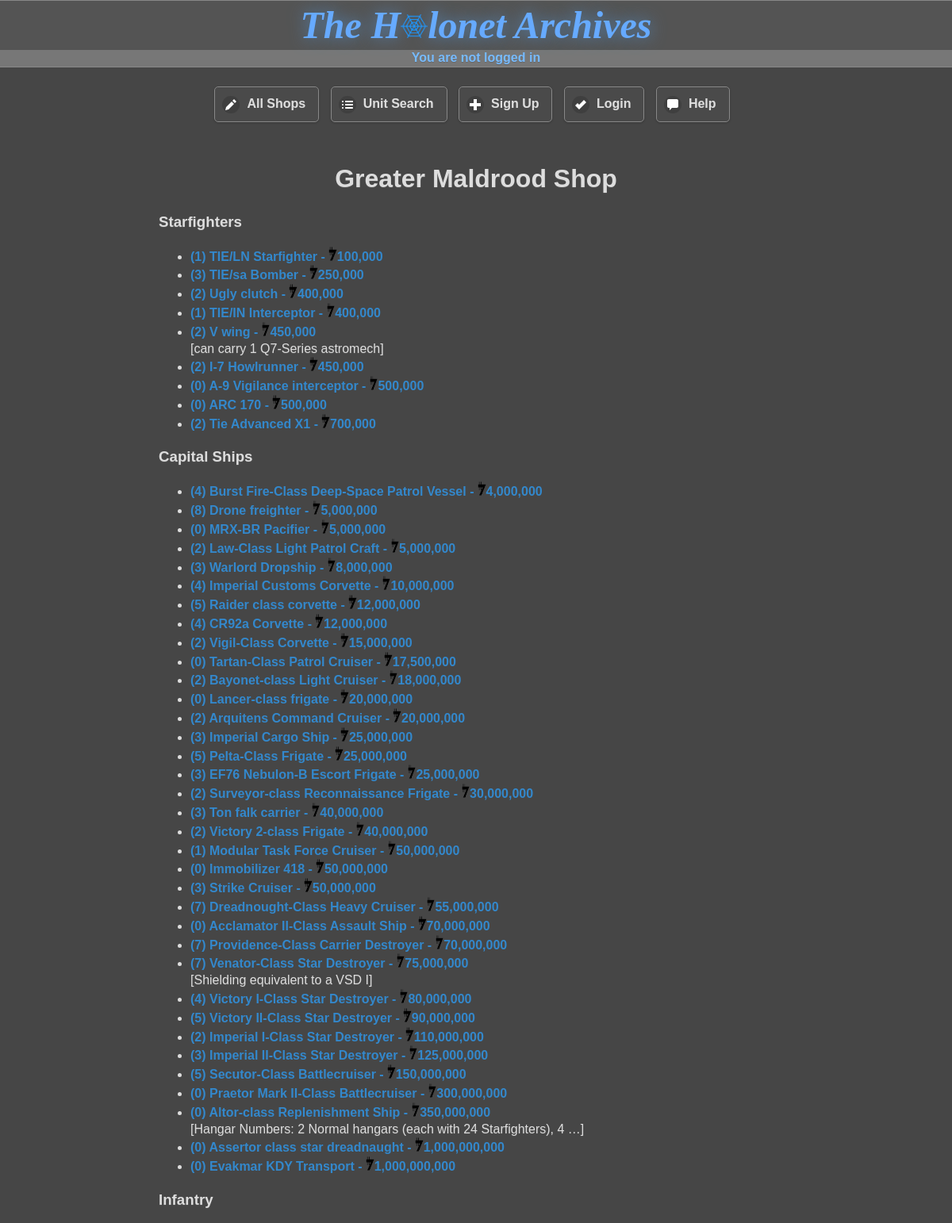
The page /public_html/shop_page?sid=55 (upper part) on the database its author committed.
### tables this page shows
CREATE TABLE `unit` (
  `unit_id` smallint(5) unsigned NOT NULL AUTO_INCREMENT,
  `unit_type` smallint(5) unsigned DEFAULT NULL,
  `name` varchar(128) DEFAULT NULL,
  `alias` varchar(32) DEFAULT NULL,
  `price` bigint(20) unsigned DEFAULT NULL,
  `modslots` tinyint(3) unsigned DEFAULT NULL,
  `uc_limit` smallint(5) unsigned DEFAULT NULL,
  `length` float DEFAULT NULL,
  `height` float DEFAULT NULL,
  `width` float DEFAULT NULL,
  `hyperdrive` float DEFAULT NULL,
  `backup` float DEFAULT NULL,
  `mglt` tinyint(3) unsigned DEFAULT NULL,
  `kmh` smallint(5) unsigned DEFAULT NULL,
  `shield` tinyint(3) unsigned DEFAULT NULL,
  `hull` tinyint(3) unsigned DEFAULT NULL,
  `sbd` smallint(5) unsigned DEFAULT NULL,
  `ru` smallint(5) unsigned DEFAULT NULL,
  `points` float DEFAULT NULL,
  `is_special` tinyint(3) unsigned DEFAULT NULL,
  `notes` varchar(1024) DEFAULT NULL,
  `wiki_link` varchar(128) DEFAULT NULL,
  `max_height` float DEFAULT NULL,
  `access` int(10) unsigned DEFAULT NULL,
  `mass` int(10) unsigned DEFAULT NULL,
  PRIMARY KEY (`unit_id`),
  KEY `unit_type` (`unit_type`),
  KEY `shield` (`shield`),
  KEY `hull` (`hull`),
  CONSTRAINT `unit_ibfk_1` FOREIGN KEY (`unit_type`) REFERENCES `unit_type` (`unit_type`),
  CONSTRAINT `unit_ibfk_2` FOREIGN KEY (`shield`) REFERENCES `strength` (`strength_no`),
  CONSTRAINT `unit_ibfk_3` FOREIGN KEY (`hull`) REFERENCES `strength` (`strength_no`)
);

### php/functions.php (the view, shortened to what this page needs)
<?php
    function sanitise_string(&$pdo, $var) {
        $var = strip_tags($var);
        $var = htmlentities($var, ENT_QUOTES);
        $result = $pdo->quote($var);
        return str_replace("'", "", $result);
    }
    function generate_random_string() {
        return substr(md5(rand()), 0, 7);
    }
    function check_user_status() {
        if (isset($_SESSION['user'])) {
            $user = $_SESSION['user'];
            $logged_in = TRUE;
            $userstr = ": " . $user;
            $logged_in_as = "You are logged in as $user";
        }
        else {
            $user = '';
            $userstr = "";
            $logged_in = FALSE;
            $logged_in_as = "You are not logged in";
        }
        return array($user, $userstr, $logged_in, $logged_in_as);
    }
    function get_shop_stats(&$pdo, $shop_id) {
        $result = $pdo->query(<<<_END
        SELECT
            u.unit_id,
            u.name,
            ut.type_description,
            u.modslots,
            s.shop_name,
            u.price,
            u.notes,
            u.uc_limit
        FROM
            units_in_shop AS us
        JOIN shop AS s
        ON
            s.shop_id = us.shop_id
        JOIN unit AS u
        ON
            us.unit_id = u.unit_id
        LEFT JOIN unit_type AS ut
        ON
            ut.unit_type = u.unit_type
        WHERE
            s.shop_id = $shop_id
        ORDER BY
            u.unit_type
        _END);
        $units = [];
        while ($row = $result->fetch()) {
            $units[] = $row;
        }
        $shop_name = $units[0]['shop_name'];
        foreach ($units as $index => $unit) {
            unset($units[$index]['shop_name']);
        }
        return array($shop_name, $units);
    }
    function collect_unit_types($units) {
        $unit_types = [];
        foreach ($units as $unit) {
            if (!in_array($unit['type_description'], $unit_types)) {
                $unit_types[] = $unit['type_description'];
            }
        }
        return $unit_types;
    }
    function sort_units_by_attribute(&$units, $attr) {
        $arr_size = sizeof($units);
        for ($i = 1; $i < $arr_size; $i++) {
            $lower = 0;
            $upper = $i-1;
            while ($lower <= $upper) {
                $middle = intval(($lower + $upper)/2);
                if ($units[$i][$attr] >= $units[$middle][$attr]) $lower = $middle + 1;
                else $upper = $middle - 1;
            }
            if ($units[$i][$attr] >= $units[$middle][$attr]) $position = $middle + 1;
            else $position = $middle;
            for ($j = $i; $j > $position; $j--) {
                swap_array_values($units, $j, $j-1);
            }
        }
        return $units;
    }
    function search_for_units($units, $attr, $value) {
        $found_at = FALSE;
        foreach ($units as $index => $unit) {
            if ($unit[$attr] == $value) {
                $found_at = $index;
                break;
            }
        }
        return $found_at;
    }
    function get_units_of_attr($units, $attr, $value) {
        $found_at = search_for_units($units, $attr, $value);
        $units_of_attr = [];
        while ($found_at !== FALSE) {
            $units_of_attr[] = $units[$found_at];
            unset($units[$found_at]);
            $found_at = search_for_units($units, $attr, $value);
        }
        return $units_of_attr;
    }
    function display_shop_unit($unit) {
        $C = 'constant';
        $unit_id = $unit['unit_id'];
        $str = "<li><a class='unit-links' data-transition='slide' href='{$C('WEBSITE_ROOT')}/unit_page?uid=$unit_id'>(" . $unit['modslots'] . ") ";
        $str .= $unit['name'];
        $price = $unit['price'];
        if ($price != 0) $str .= " - <img src='{$C('WEBSITE_ROOT')}/data/images/credit_symbol.png' alt='credits' height='18px'  />" . number_format($price);
        $str .= "</a>";
        if (not_null($unit['notes']) && $unit['notes'] !== '') {
            $str .= "<br  />[" . substr($unit['notes'], 0, 64);
            $str .= strlen($unit['notes']) > 64 ? "&hellip;]" : "]";
        }
        $str .=  "</li>";
        return $str;
    }
    function normalise_unit_types($type) {
        switch ($type) {
            case 'Small Vehicle':
                return 'Vehicle';
            case 'Medium Vehicle':
                return 'Vehicle';
            default:
                return $type;
        }
    }
    function display_shop($shop_name, $units) {
        foreach ($units as $index => $unit) {
            $units[$index]['type_description'] = normalise_unit_types($unit['type_description']);
        }
        $types = collect_unit_types($units);
        sort_unit_types($types);
        echo "<h1 class='centre'>$shop_name</h1>";
        foreach ($types as $type) {
            echo "<div><h3>" . pluralise($type) . "</h3><ul>";
            $units_of_type = get_units_of_attr($units, 'type_description',  $type);
            sort_units_by_attribute($units_of_type, 'price');
            foreach ($units_of_type as $unit) {
                echo display_shop_unit($unit);
            }
            echo "</ul></div>";
        }
    }
    function validate_id(&$pdo, $id, $table) {
        $query = $pdo->query("SELECT * FROM $table WHERE $table" . "_id = '$id'");
        if (!is_numeric($id)) {
            return "ID must be an integer, please try again.";
        } elseif ($query->rowCount() == 0) {
            return "That entry does not exist, please try again";
        } else return '';
    }
    function pluralise($phrase) {
        if (strtolower(substr($phrase, -1)) == 's') {
            return $phrase;
        } elseif (strtolower($phrase) == 'crew') {
            return $phrase;
        } elseif (strtolower($phrase) == 'infantry') {
            return $phrase;
        } else return $phrase . "s";
    }
    function not_null($val) { return (!($val === NULL)); }

### php/header.php (shortened to what this page needs)
<?php
    require_once 'functions.php';
    $pdo = initialise_mysql_connection(MYSQL_HOST, MYSQL_DATABASE, MYSQL_USER, MYSQL_PASS);
    $C = 'constant';
    echo <<<_ECHO
    <!DOCTYPE html>
    <html lang='eng' dir='ltr'>
        <head>
            <meta charset='utf-8'  />
            <meta name='viewport' content='width=device-width, initial-scale=1'  />
            <link rel='stylesheet' href='{$C('WEBSITE_ROOT')}/_/js/jquery_mobile/jquery.mobile-1.4.5.css'  />
            <link rel='stylesheet' href='{$C('WEBSITE_ROOT')}/_/css/holonet-original.css'  />
            <link rel='stylesheet' href='{$C('WEBSITE_ROOT')}/_/css/jquery.mobile.icons.min.css'  />
            <link rel='stylesheet' href='{$C('WEBSITE_ROOT')}/_/css/styles.css'  />
            <link rel='icon' href='{$C('WEBSITE_ROOT')}/data/images/favicon.ico' type='image/ico'  />
            <script type='text/javascript' src='{$C('WEBSITE_ROOT')}/_/js/OSC.js'></script>
            <script type='text/javascript' src='{$C('WEBSITE_ROOT')}/_/js/javascript.js'></script>
            <script type='text/javascript' src='{$C('WEBSITE_ROOT')}/_/js/jquery/jquery-2.1.4.js'></script>
            <script type='text/javascript' src='{$C('WEBSITE_ROOT')}/_/js/jquery_mobile/jquery.mobile-1.4.5.js'></script>
    _ECHO;
    $randstr = generate_random_string();
    list($user, $userstr, $logged_in, $logged_in_as) = check_user_status();
    $privilege = $logged_in ? check_user_privilege($pdo, $user) : [];
    echo <<<_ECHO
            <title>The Holonet Archives$userstr</title>
        </head>
        </body>
            <div data-role='page'>
                <div data-role='header'>
                    <div class='centre'>
                        <a class='no-show' href='{$C('WEBSITE_ROOT')}?r=$randstr'>
                            <span id='logo'>The H<img height='30px' id='net' src='{$C('WEBSITE_ROOT')}/data/images/logo.png' alt='o'  />lonet Archives</span>
                        </a>
                    </div>
                    <div id='center-username' class='username'>$logged_in_as</div>
                </div>
                <div data-role='content'>
    _ECHO;
    if ($logged_in) {
        echo "<div class='centre'>";
        if (in_array(3, $privilege)) {
            echo "<a data-role='button' data-inline='true' data-icon='edit' data-transtition='slidefade' href='{$C('WEBSITE_ROOT')}/modify_unit?r=$randstr'>Modify Unit</a>";
        }
        echo <<<_ECHO
                        <a data-role='button' data-inline='true' data-icon='tag' data-transtition='slidefade' href='{$C('WEBSITE_ROOT')}/shop_page?r=$randstr'>All Shops</a>
                        <a data-role='button' data-inline='true' data-icon='bullets' data-transtition='slidefade' data-ajax='false' href='{$C('WEBSITE_ROOT')}/unit_lookup?r=$randstr'>Unit Search</a>
                        <a data-role='button' data-inline='true' data-icon='action' data-transtition='slidefade' href='{$C('WEBSITE_ROOT')}/profile/log_out.php?r=$randstr'>Log out</a>
                        <a data-role='button' data-inline='true' data-icon='comment' data-transtition='slidefade' href='{$C('WEBSITE_ROOT')}/help/?r=$randstr'>Help</a>
                    </div>
        _ECHO;
    }
    else {
        echo <<<_ECHO
                    <div class='centre'>
                        <a data-role='button' data-inline='true' data-icon='edit' data-transtition='slidefade' href='{$C('WEBSITE_ROOT')}/shop_page?r=$randstr'>All Shops</a>
                        <a data-role='button' data-inline='true' data-icon='bullets' data-transtition='slidefade' data-ajax='false' href='{$C('WEBSITE_ROOT')}/unit_lookup?r=$randstr'>Unit Search</a>
                        <a data-role='button' data-inline='true' data-icon='plus' data-transtition='slidefade' href='{$C('WEBSITE_ROOT')}/profile/sign_up.php?r=$randstr'>Sign Up</a>
                        <a data-role='button' data-inline='true' data-icon='check' data-transtition='slidefade' href='{$C('WEBSITE_ROOT')}/profile/login.php?r=$randstr'>Login</a>
                        <a data-role='button' data-inline='true' data-icon='comment' data-transtition='slidefade' href='{$C('WEBSITE_ROOT')}/help/?r=$randstr'>Help</a>
                    </div>
        _ECHO;
    }

### public_html/shop_page/index.php (shortened to what this page needs)
<?php
    require_once '../../php/functions.php';
    require_once DOCUMENT_ROOT . 'php/header.php';
    if (isset($_GET['sid'])) {
        $shop_id = sanitise_string($pdo, $_GET['sid']);
        if ($shop_id == 47) {
            echo "<iframe class='youtube-embed-full' class='full-screen-image' src='https://www.youtube.com/embed/DJfg39WkMvE' title='YouTube video player' frameborder='0' allow='accelerometer; autoplay; clipboard-write; encrypted-media; gyroscope; picture-in-picture' allowfullscreen></iframe></div>";
            $no_footer = TRUE;
        } else {
            $is_valid_id = validate_id($pdo, $shop_id, 'shop');
            if ($is_valid_id == '') {
                $shop = get_shop_stats($pdo, $shop_id);
                echo "<br  />";
                echo <<<_END
                                <div class='shop'>
                _END;
                display_shop($shop[0], $shop[1]);
                echo <<<_END
                                </div>
                            </div>
                _END;
            } else {
                echo "<h4 class='centre'>$is_valid_id</h4></div>";
            }
        }
    }
    include_once DOCUMENT_ROOT . 'php/footer.php';

### php/footer.php (shortened to what this page needs)
<?php
    require_once 'functions.php';
    if (!isset($no_footer)) {
        echo "<div data-role='footer'>";
        echo "<div class='centre'>By using this website, you agree to the terms of service listed here: <a href='{$C('WEBSITE_ROOT')}/terms_of_use'>{$C('WEBSITE_ROOT')}/terms_of_use</a>";
    }
    echo <<<_END
                    <!--- Did you ever hear the tragedy of Darth Plagueis The Wise? I thought not. It’s not a story the Jedi would tell you. It’s a Sith legend. Darth Plagueis was a Dark Lord of the Sith, so powerful and so wise he could use the Force to influence the midichlorians to create life… He had such a knowledge of the dark side that he could even keep the ones he cared about from dying. The dark side of the Force is a pathway to many abilities some consider to be unnatural. He became so powerful… the only thing he was afraid of was losing his power, which eventually, of course, he did. Unfortunately, he taught his apprentice everything he knew, then his apprentice killed him in his sleep. Ironic. He could save others from death, but not himself.-->
                </div>
            </div>
        </body>
    </html>
    _END;

### public_html/_/css/holonet-original.css (style rules this page uses)
html { font-size: 100%; }
body, input, select, textarea, button, .ui-btn { font-size: 1em; line-height: 1.3; font-family: sans-serif ; }
.ui-btn, label.ui-btn { font-weight: bold; border-width: 1px; border-style: solid; }
.ui-btn { text-decoration: none !important; }
.ui-corner-all { -webkit-border-radius: .6em ; border-radius: .6em ; }
.ui-btn-corner-all, .ui-btn.ui-corner-all, .ui-slider-track.ui-corner-all, .ui-flipswitch.ui-corner-all, .ui-li-count { -webkit-border-radius: .3125em ; border-radius: .3125em ; }
.ui-btn-corner-all, .ui-corner-all { -webkit-background-clip: padding; background-clip: padding-box; }
.ui-shadow { -webkit-box-shadow: 0 1px 3px rgba(0,0,0,.2) ; -moz-box-shadow: 0 1px 3px rgba(0,0,0,.2) ; box-shadow: 0 1px 3px rgba(0,0,0,.2) ; }
.ui-btn-icon-left:after, .ui-btn-icon-right:after, .ui-btn-icon-top:after, .ui-btn-icon-bottom:after, .ui-btn-icon-notext:after { background-color: #666666 ; background-color: rgba(0,0,0,.15) ; background-position: center center; background-repeat: no-repeat; -webkit-border-radius: 1em; border-radius: 1em; }
.ui-bar-a, .ui-page-theme-a .ui-bar-inherit, html .ui-bar-a .ui-bar-inherit, html .ui-body-a .ui-bar-inherit, html body .ui-group-theme-a .ui-bar-inherit { background-color: #545454 ; border-color: #888888 ; color: #DDDDDD ; text-shadow: 0 1px 0 #666666 ; font-weight: bold; }
.ui-overlay-a, .ui-page-theme-a, .ui-page-theme-a .ui-panel-wrapper { background-color: #464646 ; border-color: #888888 ; color: #DDDDDD ; text-shadow: 0 1px 0 #555555 ; }
.ui-page-theme-a a, html .ui-bar-a a, html .ui-body-a a, html body .ui-group-theme-a a { color: #3388cc ; font-weight: bold; }
.ui-page-theme-a .ui-btn, html .ui-bar-a .ui-btn, html .ui-body-a .ui-btn, html body .ui-group-theme-a .ui-btn, html head + body .ui-btn.ui-btn-a, .ui-page-theme-a .ui-btn:visited, html .ui-bar-a .ui-btn:visited, html .ui-body-a .ui-btn:visited, html body .ui-group-theme-a .ui-btn:visited, html head + body .ui-btn.ui-btn-a:visited { background-color: #4a4a4a ; border-color: #888888 ; color: #DDDDDD ; text-shadow: 0 0px 0 #666666 ; }

### public_html/_/css/styles.css (style rules this page uses)
html { background:#444; color: #CEF; }
.unit-links { text-decoration: none; text-shadow: none; }
.centre { text-align:center; }
#logo { font-family:'Times New Roman', Times, serif; font-weight:bold; font-style:italic; font-size:300%; color:#6AF; text-shadow: 0 0 20px #58B; }
.username { text-align:center; background:#777; color:#7BF; }
#center-username { margin:auto; }
.shop { max-width: 800px; margin: auto; }
.no-show { text-decoration: none; }
.no-show { color: #DDD !important; text-decoration: none; text-shadow: none; }

### rows shown on the page
unit: modslots "1", unit "TIE/LN Starfighter", price "100,000"
unit: modslots "3", unit "TIE/sa Bomber", price "250,000"
unit: modslots "2", unit "Ugly clutch", price "400,000"
unit: modslots "1", unit "TIE/IN Interceptor", price "400,000"
unit: modslots "2", unit "V wing", price "450,000", notes "can carry 1 Q7-Series astromech", notes "]"
unit: modslots "2", unit "I-7 Howlrunner", price "450,000"
unit: modslots "0", unit "A-9 Vigilance interceptor", price "500,000"
unit: modslots "0", unit "ARC 170", price "500,000"
unit: modslots "2", unit "Tie Advanced X1", price "700,000"
unit: modslots "4", unit "Burst Fire-Class Deep-Space Patrol Vessel", price "4,000,000"
unit: modslots "8", unit "Drone freighter", price "5,000,000"
unit: modslots "0", unit "MRX-BR Pacifier", price "5,000,000"
unit: modslots "2", unit "Law-Class Light Patrol Craft", price "5,000,000"
unit: modslots "3", unit "Warlord Dropship", price "8,000,000"
unit: modslots "4", unit "Imperial Customs Corvette", price "10,000,000"
unit: modslots "5", unit "Raider class corvette", price "12,000,000"
unit: modslots "4", unit "CR92a Corvette", price "12,000,000"
unit: modslots "2", unit "Vigil-Class Corvette", price "15,000,000"
unit: modslots "0", unit "Tartan-Class Patrol Cruiser", price "17,500,000"
unit: modslots "2", unit "Bayonet-class Light Cruiser", price "18,000,000"
unit: modslots "0", unit "Lancer-class frigate", price "20,000,000"
unit: modslots "2", unit "Arquitens Command Cruiser", price "20,000,000"
unit: modslots "3", unit "Imperial Cargo Ship", price "25,000,000"
unit: modslots "5", unit "Pelta-Class Frigate", price "25,000,000"
unit: modslots "3", unit "EF76 Nebulon-B Escort Frigate", price "25,000,000"
unit: modslots "2", unit "Surveyor-class Reconnaissance Frigate", price "30,000,000"
unit: modslots "3", unit "Ton falk carrier", price "40,000,000"
unit: modslots "2", unit "Victory 2-class Frigate", price "40,000,000"
unit: modslots "1", unit "Modular Task Force Cruiser", price "50,000,000"
unit: modslots "0", unit "Immobilizer 418", price "50,000,000"
unit: modslots "3", unit "Strike Cruiser", price "50,000,000"
unit: modslots "7", unit "Dreadnought-Class Heavy Cruiser", price "55,000,000"
unit: modslots "0", unit "Acclamator II-Class Assault Ship", price "70,000,000"
unit: modslots "7", unit "Providence-Class Carrier Destroyer", price "70,000,000"
unit: modslots "7", unit "Venator-Class Star Destroyer", price "75,000,000", notes "Shielding equivalent to a VSD I", notes "]"
unit: modslots "4", unit "Victory I-Class Star Destroyer", price "80,000,000"
unit: modslots "5", unit "Victory II-Class Star Destroyer", price "90,000,000"
unit: modslots "2", unit "Imperial I-Class Star Destroyer", price "110,000,000"
unit: modslots "3", unit "Imperial II-Class Star Destroyer", price "125,000,000"
unit: modslots "5", unit "Secutor-Class Battlecruiser", price "150,000,000"
unit: modslots "0", unit "Praetor Mark II-Class Battlecruiser", price "300,000,000"
unit: modslots "0", unit "Altor-class Replenishment Ship", price "350,000,000", notes "Hangar Numbers: 2 Normal hangars (each with 24 Starfighters), 4", notes "…]"
unit: modslots "0", unit "Assertor class star dreadnaught", price "1,000,000,000"
unit: modslots "0", unit "Evakmar KDY Transport", price "1,000,000,000"

### other values the page prints
$logged_in_as "You are not logged in"
$shop_name "Greater Maldrood Shop"
pluralise($type) "Starfighters"
pluralise($type) "Capital Ships"
pluralise($type) "Infantry"
